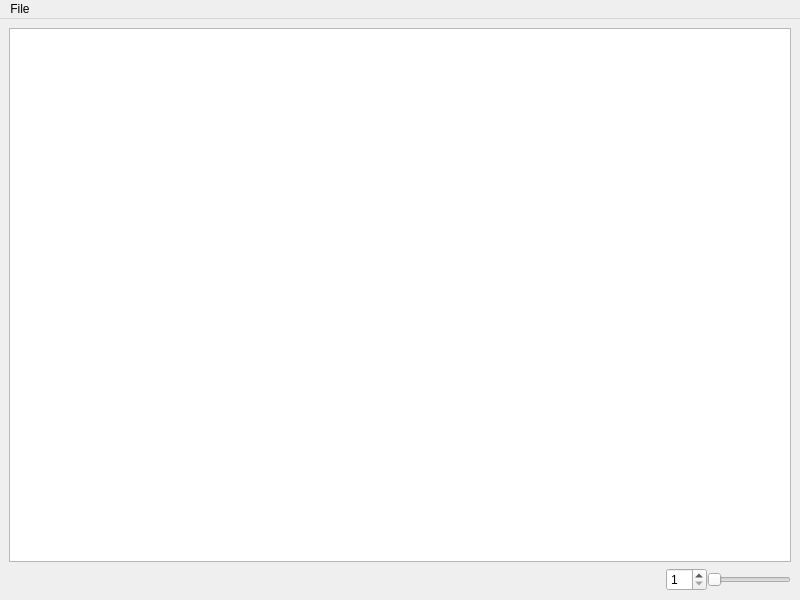
<?xml version="1.0" encoding="UTF-8"?>
<ui version="4.0">
 <class>MainWindow</class>
 <widget class="QMainWindow" name="MainWindow">
  <property name="geometry">
   <rect>
    <x>0</x>
    <y>0</y>
    <width>800</width>
    <height>600</height>
   </rect>
  </property>
  <property name="sizePolicy">
   <sizepolicy hsizetype="Preferred" vsizetype="Preferred">
    <horstretch>2</horstretch>
    <verstretch>0</verstretch>
   </sizepolicy>
  </property>
  <property name="windowTitle">
   <string>MainWindow</string>
  </property>
  <widget class="QWidget" name="centralwidget">
   <property name="sizePolicy">
    <sizepolicy hsizetype="Preferred" vsizetype="Preferred">
     <horstretch>2</horstretch>
     <verstretch>2</verstretch>
    </sizepolicy>
   </property>
   <layout class="QHBoxLayout" name="horizontalLayout">
    <item>
     <layout class="QVBoxLayout" name="verticalLayout">
      <item>
       <widget class="QGraphicsView" name="image_box"/>
      </item>
      <item>
       <layout class="QHBoxLayout" name="layout_scale">
        <property name="spacing">
         <number>0</number>
        </property>
        <item>
         <widget class="QWidget" name="widget_spacer" native="true">
          <property name="sizePolicy">
           <sizepolicy hsizetype="Preferred" vsizetype="Preferred">
            <horstretch>8</horstretch>
            <verstretch>0</verstretch>
           </sizepolicy>
          </property>
         </widget>
        </item>
        <item>
         <widget class="QSpinBox" name="spinbox_scale">
          <property name="sizePolicy">
           <sizepolicy hsizetype="Minimum" vsizetype="Fixed">
            <horstretch>0</horstretch>
            <verstretch>0</verstretch>
           </sizepolicy>
          </property>
          <property name="minimum">
           <number>1</number>
          </property>
          <property name="maximum">
           <number>10</number>
          </property>
         </widget>
        </item>
        <item>
         <widget class="QSlider" name="slider_scale">
          <property name="sizePolicy">
           <sizepolicy hsizetype="Expanding" vsizetype="Fixed">
            <horstretch>0</horstretch>
            <verstretch>0</verstretch>
           </sizepolicy>
          </property>
          <property name="minimum">
           <number>1</number>
          </property>
          <property name="maximum">
           <number>10</number>
          </property>
          <property name="pageStep">
           <number>1</number>
          </property>
          <property name="orientation">
           <enum>Qt::Horizontal</enum>
          </property>
          <property name="invertedAppearance">
           <bool>false</bool>
          </property>
          <property name="tickPosition">
           <enum>QSlider::NoTicks</enum>
          </property>
          <property name="tickInterval">
           <number>0</number>
          </property>
         </widget>
        </item>
       </layout>
      </item>
     </layout>
    </item>
   </layout>
  </widget>
  <widget class="QMenuBar" name="menuBar">
   <property name="geometry">
    <rect>
     <x>0</x>
     <y>0</y>
     <width>800</width>
     <height>21</height>
    </rect>
   </property>
   <widget class="QMenu" name="menuFile">
    <property name="title">
     <string>File</string>
    </property>
    <addaction name="actionOpen"/>
    <addaction name="separator"/>
   </widget>
   <addaction name="menuFile"/>
  </widget>
  <action name="actionOpen">
   <property name="text">
    <string>Open</string>
   </property>
  </action>
  <action name="actionSave">
   <property name="text">
    <string>Save</string>
   </property>
  </action>
  <action name="actionSave_as">
   <property name="text">
    <string>Save as</string>
   </property>
  </action>
 </widget>
 <resources/>
 <connections/>
</ui>
